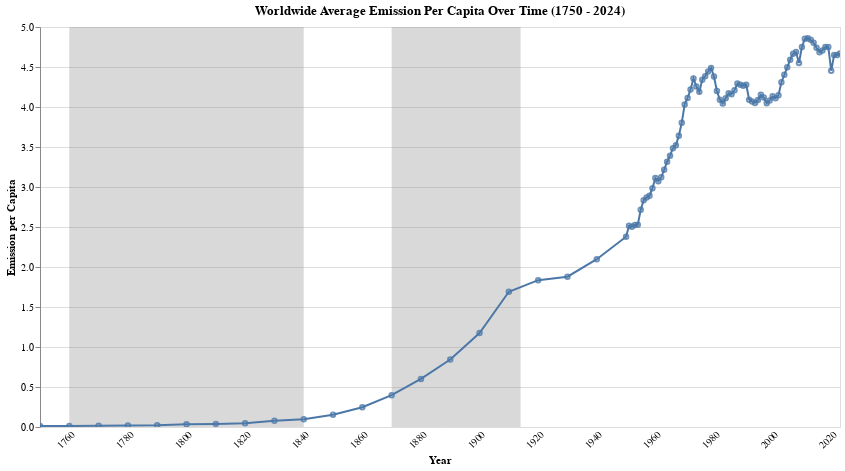

The notebook cell saved with this chart:
### Code cell
# Create a zoomable selection
zoom = alt.selection_interval(bind='scales', encodings=['x'])
click = alt.selection_multi(fields=['year'], empty='none')



# Define the shaded regions for the industrial revolutions
shaded_regions = alt.Chart(shaded_regions_data).mark_rect(opacity=0.3, color='gray').encode(
    x='start:T',
    x2='end:T'
).add_params(
    zoom
).add_params(
    click
)


# Define the line chart for emissions
line_chart = alt.Chart(world).mark_line().encode(
    x=alt.X('year:T', title='Year', axis=alt.Axis(labelAngle=-45, tickCount=10, ticks=False, domain=False,grid=False)),
    y=alt.Y('emission:Q', title='Emission per Capita'),
    tooltip=[
        alt.Tooltip('year:T', title='Year',format='%Y'),
        alt.Tooltip('emission:Q', title='Emission')
    ]
).add_params(
    zoom
).add_params(
    click
).properties(
    width=800,
    height=400,
    title='Worldwide Average Emission Per Capita Over Time (1750 - 2024)'
)

points = alt.Chart(world).mark_point(size=20, opacity=0.8).encode(
    x=alt.X('year:T', title='Year'),
    y=alt.Y('emission:Q'),
    tooltip=[
        alt.Tooltip('year:T', title='Year', format='%Y'),
        alt.Tooltip('emission:Q', title='Emission per Capita', format='.2f'),
    ]
)


# Combine the shaded regions and the line chart
final_chart = shaded_regions + line_chart + points
final_chart

### Figure 1 — Vega-Lite specification as saved in the notebook (floating-point values rounded to 4 significant figures)
{"config": {"view": {"continuousWidth": 300, "continuousHeight": 300}}, "layer": [{"data": {"name": "data-db327312543fec7dadd77317df2c82e3"}, "mark": {"type": "rect", "color": "gray", "opacity": 0.3}, "encoding": {"x": {"field": "start", "type": "temporal"}, "x2": {"field": "end"}}, "name": "view_68"}, {"data": {"name": "data-531469ccf340d9cebed55cced17d765a"}, "mark": {"type": "line"}, "encoding": {"tooltip": [{"field": "year", "format": "%Y", "title": "Year", "type": "temporal"}, {"field": "emission", "title": "Emission", "type": "quantitative"}], "x": {"axis": {"domain": false, "grid": false, "labelAngle": -45, "tickCount": 10, "ticks": false}, "field": "year", "title": "Year", "type": "temporal"}, "y": {"field": "emission", "title": "Emission per Capita", "type": "quantitative"}}, "title": "Worldwide Average Emission Per Capita Over Time (1750 - 2024)"}, {"data": {"name": "data-531469ccf340d9cebed55cced17d765a"}, "mark": {"type": "point", "opacity": 0.8, "size": 20}, "encoding": {"tooltip": [{"field": "year", "format": "%Y", "title": "Year", "type": "temporal"}, {"field": "emission", "format": ".2f", "title": "Emission per Capita", "type": "quantitative"}], "x": {"field": "year", "title": "Year", "type": "temporal"}, "y": {"field": "emission", "type": "quantitative"}}}], "height": 400, "params": [{"name": "param_122", "select": {"type": "interval", "encodings": ["x"]}, "bind": "scales", "views": ["view_68"]}, {"name": "param_123", "select": {"type": "point", "fields": ["year"]}, "views": ["view_68"]}], "width": 800, "$schema": "https://vega.github.io/schema/vega-lite/v5.20.1.json", "datasets": {"data-db327312543fec7dadd77317df2c82e3": [{"start": "1760-01-01T00:00:00", "end": "1840-01-01T00:00:00", "label": "First Industrial Revolution"}, {"start": "1870-01-01T00:00:00", "end": "1914-01-01T00:00:00", "label": "Second Industrial Revolution"}], "data-531469ccf340d9cebed55cced17d765a": [{"country": "World", "code": "OWID_WRL", "year": "1750-01-01T00:00:00", "emission": 0.01235, "flag": false, "first_indust_rev": 0, "second_indust_rev": 0}, {"country": "World", "code": "OWID_WRL", "year": "1760-01-01T00:00:00", "emission": 0.01334, "flag": false, "first_indust_rev": 1, "second_indust_rev": 0}, {"country": "World", "code": "OWID_WRL", "year": "1770-01-01T00:00:00", "emission": 0.01582, "flag": false, "first_indust_rev": 1, "second_indust_rev": 0}, {"country": "World", "code": "OWID_WRL", "year": "1780-01-01T00:00:00", "emission": 0.01762, "flag": false, "first_indust_rev": 1, "second_indust_rev": 0}, {"country": "World", "code": "OWID_WRL", "year": "1790-01-01T00:00:00", "emission": 0.02165, "flag": false, "first_indust_rev": 1, "second_indust_rev": 0}, {"country": "World", "code": "OWID_WRL", "year": "1800-01-01T00:00:00", "emission": 0.03435, "flag": false, "first_indust_rev": 1, "second_indust_rev": 0}, {"country": "World", "code": "OWID_WRL", "year": "1810-01-01T00:00:00", "emission": 0.03838, "flag": false, "first_indust_rev": 1, "second_indust_rev": 0}, {"country": "World", "code": "OWID_WRL", "year": "1820-01-01T00:00:00", "emission": 0.04761, "flag": false, "first_indust_rev": 1, "second_indust_rev": 0}, {"country": "World", "code": "OWID_WRL", "year": "1830-01-01T00:00:00", "emission": 0.0775, "flag": false, "first_indust_rev": 1, "second_indust_rev": 0}, {"country": "World", "code": "OWID_WRL", "year": "1840-01-01T00:00:00", "emission": 0.09821, "flag": false, "first_indust_rev": 1, "second_indust_rev": 0}, {"country": "World", "code": "OWID_WRL", "year": "1850-01-01T00:00:00", "emission": 0.1529, "flag": false, "first_indust_rev": 0, "second_indust_rev": 0}, {"country": "World", "code": "OWID_WRL", "year": "1860-01-01T00:00:00", "emission": 0.2469, "flag": false, "first_indust_rev": 0, "second_indust_rev": 0}, {"country": "World", "code": "OWID_WRL", "year": "1870-01-01T00:00:00", "emission": 0.3981, "flag": false, "first_indust_rev": 0, "second_indust_rev": 1}, {"country": "World", "code": "OWID_WRL", "year": "1880-01-01T00:00:00", "emission": 0.601, "flag": false, "first_indust_rev": 0, "second_indust_rev": 1}, {"country": "World", "code": "OWID_WRL", "year": "1890-01-01T00:00:00", "emission": 0.8438, "flag": false, "first_indust_rev": 0, "second_indust_rev": 1}, {"country": "World", "code": "OWID_WRL", "year": "1900-01-01T00:00:00", "emission": 1.174, "flag": false, "first_indust_rev": 0, "second_indust_rev": 1}, {"country": "World", "code": "OWID_WRL", "year": "1910-01-01T00:00:00", "emission": 1.691, "flag": false, "first_indust_rev": 0, "second_indust_rev": 1}, {"country": "World", "code": "OWID_WRL", "year": "1920-01-01T00:00:00", "emission": 1.835, "flag": false, "first_indust_rev": 0, "second_indust_rev": 0}, {"country": "World", "code": "OWID_WRL", "year": "1930-01-01T00:00:00", "emission": 1.879, "flag": false, "first_indust_rev": 0, "second_indust_rev": 0}, {"country": "World", "code": "OWID_WRL", "year": "1940-01-01T00:00:00", "emission": 2.098, "flag": false, "first_indust_rev": 0, "second_indust_rev": 0}, {"country": "World", "code": "OWID_WRL", "year": "1950-01-01T00:00:00", "emission": 2.379, "flag": false, "first_indust_rev": 0, "second_indust_rev": 0}, {"country": "World", "code": "OWID_WRL", "year": "1951-01-01T00:00:00", "emission": 2.515, "flag": false, "first_indust_rev": 0, "second_indust_rev": 0}, {"country": "World", "code": "OWID_WRL", "year": "1952-01-01T00:00:00", "emission": 2.503, "flag": false, "first_indust_rev": 0, "second_indust_rev": 0}, {"country": "World", "code": "OWID_WRL", "year": "1953-01-01T00:00:00", "emission": 2.525, "flag": false, "first_indust_rev": 0, "second_indust_rev": 0}, {"country": "World", "code": "OWID_WRL", "year": "1954-01-01T00:00:00", "emission": 2.528, "flag": false, "first_indust_rev": 0, "second_indust_rev": 0}, {"country": "World", "code": "OWID_WRL", "year": "1955-01-01T00:00:00", "emission": 2.717, "flag": false, "first_indust_rev": 0, "second_indust_rev": 0}, {"country": "World", "code": "OWID_WRL", "year": "1956-01-01T00:00:00", "emission": 2.835, "flag": false, "first_indust_rev": 0, "second_indust_rev": 0}, {"country": "World", "code": "OWID_WRL", "year": "1957-01-01T00:00:00", "emission": 2.87, "flag": false, "first_indust_rev": 0, "second_indust_rev": 0}, {"country": "World", "code": "OWID_WRL", "year": "1958-01-01T00:00:00", "emission": 2.891, "flag": false, "first_indust_rev": 0, "second_indust_rev": 0}, {"country": "World", "code": "OWID_WRL", "year": "1959-01-01T00:00:00", "emission": 2.985, "flag": false, "first_indust_rev": 0, "second_indust_rev": 0}, {"country": "World", "code": "OWID_WRL", "year": "1960-01-01T00:00:00", "emission": 3.113, "flag": false, "first_indust_rev": 0, "second_indust_rev": 0}, {"country": "World", "code": "OWID_WRL", "year": "1961-01-01T00:00:00", "emission": 3.072, "flag": false, "first_indust_rev": 0, "second_indust_rev": 0}, {"country": "World", "code": "OWID_WRL", "year": "1962-01-01T00:00:00", "emission": 3.121, "flag": false, "first_indust_rev": 0, "second_indust_rev": 0}, {"country": "World", "code": "OWID_WRL", "year": "1963-01-01T00:00:00", "emission": 3.216, "flag": false, "first_indust_rev": 0, "second_indust_rev": 0}, {"country": "World", "code": "OWID_WRL", "year": "1964-01-01T00:00:00", "emission": 3.316, "flag": false, "first_indust_rev": 0, "second_indust_rev": 0}, {"country": "World", "code": "OWID_WRL", "year": "1965-01-01T00:00:00", "emission": 3.392, "flag": false, "first_indust_rev": 0, "second_indust_rev": 0}, {"country": "World", "code": "OWID_WRL", "year": "1966-01-01T00:00:00", "emission": 3.485, "flag": false, "first_indust_rev": 0, "second_indust_rev": 0}, {"country": "World", "code": "OWID_WRL", "year": "1967-01-01T00:00:00", "emission": 3.523, "flag": false, "first_indust_rev": 0, "second_indust_rev": 0}, {"country": "World", "code": "OWID_WRL", "year": "1968-01-01T00:00:00", "emission": 3.64, "flag": false, "first_indust_rev": 0, "second_indust_rev": 0}, {"country": "World", "code": "OWID_WRL", "year": "1969-01-01T00:00:00", "emission": 3.802, "flag": false, "first_indust_rev": 0, "second_indust_rev": 0}, {"country": "World", "code": "OWID_WRL", "year": "1970-01-01T00:00:00", "emission": 4.033, "flag": false, "first_indust_rev": 0, "second_indust_rev": 0}, {"country": "World", "code": "OWID_WRL", "year": "1971-01-01T00:00:00", "emission": 4.113, "flag": false, "first_indust_rev": 0, "second_indust_rev": 0}, {"country": "World", "code": "OWID_WRL", "year": "1972-01-01T00:00:00", "emission": 4.22, "flag": false, "first_indust_rev": 0, "second_indust_rev": 0}, {"country": "World", "code": "OWID_WRL", "year": "1973-01-01T00:00:00", "emission": 4.358, "flag": false, "first_indust_rev": 0, "second_indust_rev": 0}, {"country": "World", "code": "OWID_WRL", "year": "1974-01-01T00:00:00", "emission": 4.257, "flag": false, "first_indust_rev": 0, "second_indust_rev": 0}, {"country": "World", "code": "OWID_WRL", "year": "1975-01-01T00:00:00", "emission": 4.189, "flag": false, "first_indust_rev": 0, "second_indust_rev": 0}, {"country": "World", "code": "OWID_WRL", "year": "1976-01-01T00:00:00", "emission": 4.341, "flag": false, "first_indust_rev": 0, "second_indust_rev": 0}, {"country": "World", "code": "OWID_WRL", "year": "1977-01-01T00:00:00", "emission": 4.386, "flag": false, "first_indust_rev": 0, "second_indust_rev": 0}, {"country": "World", "code": "OWID_WRL", "year": "1978-01-01T00:00:00", "emission": 4.443, "flag": false, "first_indust_rev": 0, "second_indust_rev": 0}, {"country": "World", "code": "OWID_WRL", "year": "1979-01-01T00:00:00", "emission": 4.489, "flag": false, "first_indust_rev": 0, "second_indust_rev": 0}, {"country": "World", "code": "OWID_WRL", "year": "1980-01-01T00:00:00", "emission": 4.382, "flag": false, "first_indust_rev": 0, "second_indust_rev": 0}, {"country": "World", "code": "OWID_WRL", "year": "1981-01-01T00:00:00", "emission": 4.2, "flag": false, "first_indust_rev": 0, "second_indust_rev": 0}, {"country": "World", "code": "OWID_WRL", "year": "1982-01-01T00:00:00", "emission": 4.091, "flag": false, "first_indust_rev": 0, "second_indust_rev": 0}, {"country": "World", "code": "OWID_WRL", "year": "1983-01-01T00:00:00", "emission": 4.043, "flag": false, "first_indust_rev": 0, "second_indust_rev": 0}, {"country": "World", "code": "OWID_WRL", "year": "1984-01-01T00:00:00", "emission": 4.109, "flag": false, "first_indust_rev": 0, "second_indust_rev": 0}, {"country": "World", "code": "OWID_WRL", "year": "1985-01-01T00:00:00", "emission": 4.172, "flag": false, "first_indust_rev": 0, "second_indust_rev": 0}, {"country": "World", "code": "OWID_WRL", "year": "1986-01-01T00:00:00", "emission": 4.158, "flag": false, "first_indust_rev": 0, "second_indust_rev": 0}, {"country": "World", "code": "OWID_WRL", "year": "1987-01-01T00:00:00", "emission": 4.208, "flag": false, "first_indust_rev": 0, "second_indust_rev": 0}, {"country": "World", "code": "OWID_WRL", "year": "1988-01-01T00:00:00", "emission": 4.295, "flag": false, "first_indust_rev": 0, "second_indust_rev": 0}, {"country": "World", "code": "OWID_WRL", "year": "1989-01-01T00:00:00", "emission": 4.277, "flag": false, "first_indust_rev": 0, "second_indust_rev": 0}, {"country": "World", "code": "OWID_WRL", "year": "1990-01-01T00:00:00", "emission": 4.266, "flag": false, "first_indust_rev": 0, "second_indust_rev": 0}, {"country": "World", "code": "OWID_WRL", "year": "1991-01-01T00:00:00", "emission": 4.279, "flag": false, "first_indust_rev": 0, "second_indust_rev": 0}, {"country": "World", "code": "OWID_WRL", "year": "1992-01-01T00:00:00", "emission": 4.092, "flag": false, "first_indust_rev": 0, "second_indust_rev": 0}, {"country": "World", "code": "OWID_WRL", "year": "1993-01-01T00:00:00", "emission": 4.07, "flag": false, "first_indust_rev": 0, "second_indust_rev": 0}, {"country": "World", "code": "OWID_WRL", "year": "1994-01-01T00:00:00", "emission": 4.051, "flag": false, "first_indust_rev": 0, "second_indust_rev": 0}, {"country": "World", "code": "OWID_WRL", "year": "1995-01-01T00:00:00", "emission": 4.086, "flag": false, "first_indust_rev": 0, "second_indust_rev": 0}, {"country": "World", "code": "OWID_WRL", "year": "1996-01-01T00:00:00", "emission": 4.152, "flag": false, "first_indust_rev": 0, "second_indust_rev": 0}, {"country": "World", "code": "OWID_WRL", "year": "1997-01-01T00:00:00", "emission": 4.119, "flag": false, "first_indust_rev": 0, "second_indust_rev": 0}, {"country": "World", "code": "OWID_WRL", "year": "1998-01-01T00:00:00", "emission": 4.046, "flag": false, "first_indust_rev": 0, "second_indust_rev": 0}, {"country": "World", "code": "OWID_WRL", "year": "1999-01-01T00:00:00", "emission": 4.082, "flag": false, "first_indust_rev": 0, "second_indust_rev": 0}, {"country": "World", "code": "OWID_WRL", "year": "2000-01-01T00:00:00", "emission": 4.133, "flag": false, "first_indust_rev": 0, "second_indust_rev": 0}, {"country": "World", "code": "OWID_WRL", "year": "2001-01-01T00:00:00", "emission": 4.11, "flag": false, "first_indust_rev": 0, "second_indust_rev": 0}, {"country": "World", "code": "OWID_WRL", "year": "2002-01-01T00:00:00", "emission": 4.146, "flag": false, "first_indust_rev": 0, "second_indust_rev": 0}, {"country": "World", "code": "OWID_WRL", "year": "2003-01-01T00:00:00", "emission": 4.31, "flag": false, "first_indust_rev": 0, "second_indust_rev": 0}, {"country": "World", "code": "OWID_WRL", "year": "2004-01-01T00:00:00", "emission": 4.403, "flag": false, "first_indust_rev": 0, "second_indust_rev": 0}, {"country": "World", "code": "OWID_WRL", "year": "2005-01-01T00:00:00", "emission": 4.496, "flag": false, "first_indust_rev": 0, "second_indust_rev": 0}, {"country": "World", "code": "OWID_WRL", "year": "2006-01-01T00:00:00", "emission": 4.591, "flag": false, "first_indust_rev": 0, "second_indust_rev": 0}, {"country": "World", "code": "OWID_WRL", "year": "2007-01-01T00:00:00", "emission": 4.667, "flag": false, "first_indust_rev": 0, "second_indust_rev": 0}, {"country": "World", "code": "OWID_WRL", "year": "2008-01-01T00:00:00", "emission": 4.686, "flag": false, "first_indust_rev": 0, "second_indust_rev": 0}, {"country": "World", "code": "OWID_WRL", "year": "2009-01-01T00:00:00", "emission": 4.55, "flag": false, "first_indust_rev": 0, "second_indust_rev": 0}, {"country": "World", "code": "OWID_WRL", "year": "2010-01-01T00:00:00", "emission": 4.75, "flag": false, "first_indust_rev": 0, "second_indust_rev": 0}, {"country": "World", "code": "OWID_WRL", "year": "2011-01-01T00:00:00", "emission": 4.852, "flag": false, "first_indust_rev": 0, "second_indust_rev": 0}, {"country": "World", "code": "OWID_WRL", "year": "2012-01-01T00:00:00", "emission": 4.86, "flag": false, "first_indust_rev": 0, "second_indust_rev": 0}, {"country": "World", "code": "OWID_WRL", "year": "2013-01-01T00:00:00", "emission": 4.841, "flag": false, "first_indust_rev": 0, "second_indust_rev": 0}, {"country": "World", "code": "OWID_WRL", "year": "2014-01-01T00:00:00", "emission": 4.802, "flag": false, "first_indust_rev": 0, "second_indust_rev": 0}, {"country": "World", "code": "OWID_WRL", "year": "2015-01-01T00:00:00", "emission": 4.739, "flag": false, "first_indust_rev": 0, "second_indust_rev": 0}, {"country": "World", "code": "OWID_WRL", "year": "2016-01-01T00:00:00", "emission": 4.686, "flag": false, "first_indust_rev": 0, "second_indust_rev": 0}, {"country": "World", "code": "OWID_WRL", "year": "2017-01-01T00:00:00", "emission": 4.707, "flag": false, "first_indust_rev": 0, "second_indust_rev": 0}, {"country": "World", "code": "OWID_WRL", "year": "2018-01-01T00:00:00", "emission": 4.752, "flag": false, "first_indust_rev": 0, "second_indust_rev": 0}, {"country": "World", "code": "OWID_WRL", "year": "2019-01-01T00:00:00", "emission": 4.75, "flag": false, "first_indust_rev": 0, "second_indust_rev": 0}, {"country": "World", "code": "OWID_WRL", "year": "2020-01-01T00:00:00", "emission": 4.454, "flag": false, "first_indust_rev": 0, "second_indust_rev": 0}, {"country": "World", "code": "OWID_WRL", "year": "2021-01-01T00:00:00", "emission": 4.65, "flag": false, "first_indust_rev": 0, "second_indust_rev": 0}, {"country": "World", "code": "OWID_WRL", "year": "2022-01-01T00:00:00", "emission": 4.649, "flag": false, "first_indust_rev": 0, "second_indust_rev": 0}, {"country": "World", "code": "OWID_WRL", "year": "2023-01-01T00:00:00", "emission": 4.67, "flag": false, "first_indust_rev": 0, "second_indust_rev": 0}]}}
